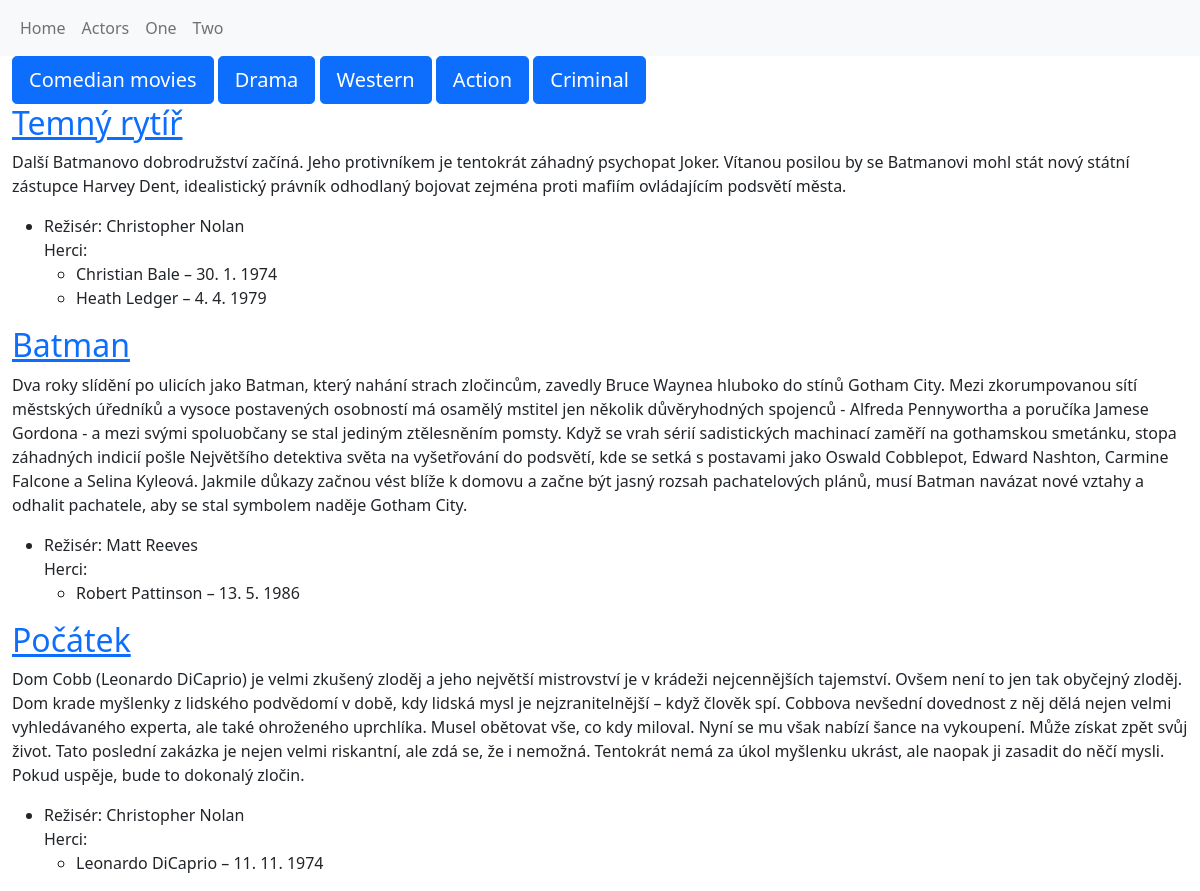
The page /kategorie/3 on the database its author committed.
### gaflix/models.py (models this page shows, shortened)
class Category(models.Model):
    title = models.CharField(max_length=255)
    class Meta:
        verbose_name_plural = "Categories"

class Movie(models.Model):
    title = models.CharField(max_length=255)
    description = models.TextField(null=True, blank=True)
    csfd_rating = models.IntegerField(null=True, blank=True)
    director = models.ForeignKey('Director', null=True, blank=True, on_delete=models.SET_NULL)
    actors = models.ManyToManyField('Actor', blank=True)
    categories = models.ManyToManyField('Category', blank=True)

class Director(models.Model):
    name = models.CharField(max_length=255)
    description = models.TextField(null=True, blank=True)
    birth_date = models.DateField(null=True, blank=True)
    def __str__(self):
        return self.name

class Actor(models.Model):
    name = models.CharField(max_length=255)
    description = models.TextField(null=True, blank=True)
    birth_date = models.DateField(null=True, blank=True)
    sex = models.CharField(choices=SEX_CHOICES, max_length=32, default='male')
    class Meta:
        ordering = ['name']

### gaflix/views.py (the view)
# urls.py: path('kategorie/<int:category_id>', category_detail, name='category_detail'),
def category_detail(request, category_id):
    try:
        context = {
            'movies': Movie.objects.filter(categories__id=category_id),
            'categories': Category.objects.all(),
            'active_category': Category.objects.get(id=category_id)
        }
    except Category.DoesNotExist:
        return HttpResponseNotFound("Category does not exist")
    return render(request, 'homepage.html', context)

### templates/homepage.html (shortened to what this page needs)
{% extends 'base.html' %}
  {% block content %}
    <div class="container-fluid">
      <div>
        {% for category in categories %}
        <a href="{% url 'category_detail' category.pk %}" class="btn btn-primary btn-lg">{{category.title}}</a>
        {%endfor%}
        </div>
        {% for movie in movies %}
        <h2><a href="{% url "movie_detail" movie.id %}">{{movie.title}}</a></h2>
        <p>{{movie.description}}</p>
        <ul>
          <li>
            Režisér: {{movie.director}}
          </li>
            Herci:
        <ul>
          {% for actor in movie.actors.all %}
            <li>{{actor.name}} &ndash; {{actor.birth_date|date:"j. n. Y"}}</li>
          {%endfor%}
        </ul>
      </ul>
        {%endfor%}
      </div>
{% endblock %}

### rows shown on the page
Category: title "Comedian movies"
Category: title "Drama"
Category: title "Western"
Category: title "Action"
Category: title "Criminal"
Movie: title "Temný rytíř", description "Další Batmanovo dobrodružství začíná. Jeho protivníkem je tentokrát záhadný psychopat Joker. Vítanou posilou by se Batmanovi mohl stát nový státní zástupce Harvey Dent, idealistický právník odhodlaný bojovat zejména proti mafiím ovládajícím podsvětí města.", director "Christopher Nolan"
Actor: name "Christian Bale", birth_date "30. 1. 1974"
Actor: name "Heath Ledger", birth_date "4. 4. 1979"
Movie: title "Batman", description "Dva roky slídění po ulicích jako Batman, který nahání strach zločincům, zavedly Bruce Waynea hluboko do stínů Gotham City. Mezi zkorumpovanou sítí městských úředníků a vysoce postavených osobností má osamělý mstitel jen několik důvěryhodných spojenců - Alfreda Pennywortha a poručíka Jamese Gordona - a mezi svými spoluobčany se stal jediným ztělesněním pomsty. Když se vrah sérií sadistických machinací zaměří na gothamskou smetánku, stopa záhadných indicií pošle Největšího detektiva světa na vyšetřování do podsvětí, kde se setká s postavami jako Oswald Cobblepot, Edward Nashton, Carmine Falcone a Selina Kyleová. Jakmile důkazy začnou vést blíže k domovu a začne být jasný rozsah pachatelových…", director "Matt Reeves"
Actor: name "Robert Pattinson", birth_date "13. 5. 1986"
Movie: title "Počátek", description "Dom Cobb (Leonardo DiCaprio) je velmi zkušený zloděj a jeho největší mistrovství je v krádeži nejcennějších tajemství. Ovšem není to jen tak obyčejný zloděj. Dom krade myšlenky z lidského podvědomí v době, kdy lidská mysl je nejzranitelnější – když člověk spí. Cobbova nevšední dovednost z něj dělá nejen velmi vyhledávaného experta, ale také ohroženého uprchlíka. Musel obětovat vše, co kdy miloval. Nyní se mu však nabízí šance na vykoupení. Může získat zpět svůj život. Tato poslední zakázka je nejen velmi riskantní, ale zdá se, že i nemožná. Tentokrát nemá za úkol myšlenku ukrást, ale naopak ji zasadit do něčí mysli. Pokud uspěje, bude to dokonalý zločin.", director "Christopher Nolan"
Actor: name "Leonardo DiCaprio", birth_date "11. 11. 1974"
